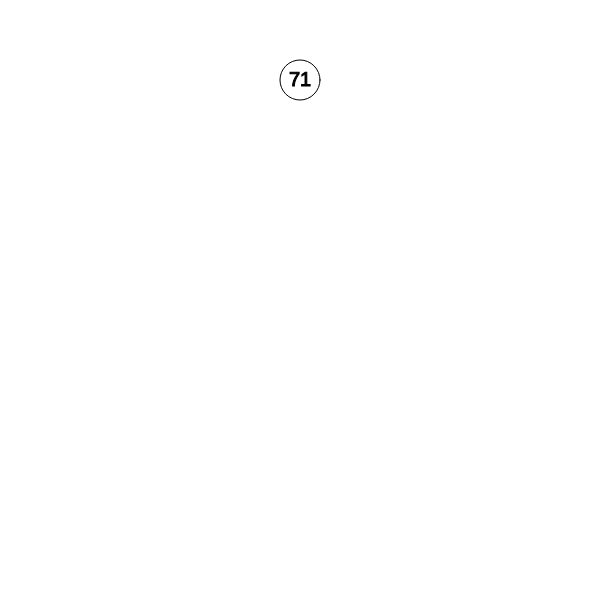
Frame 1 (no input)
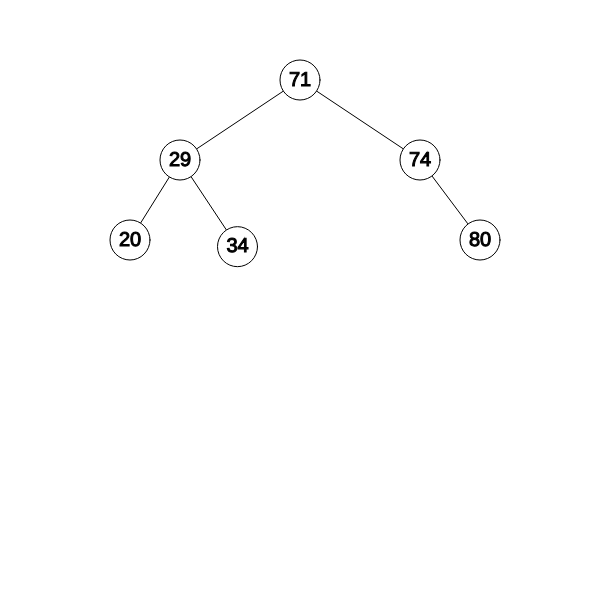
Frame 60 (no input)
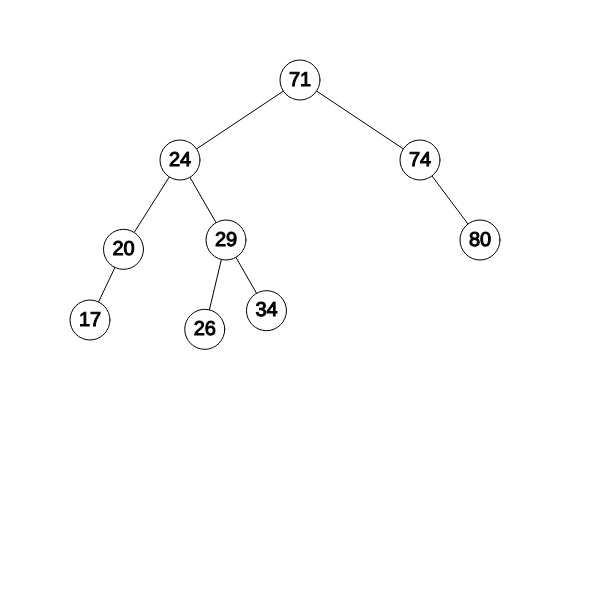
Frame 120 (the mouse pressed at the canvas centre since frame 60)

The p5.js sketch that drew these frames (run headless with seeded random() and noise() and a simulated clock; from frame 60 on, the mouse is pressed at the canvas centre):

// p5.js sketch
// ── sketch.js
let tree = null;
let size = 40;
let maxLevel = 5;
let n = Math.pow(2, maxLevel) - 1;
// let positions = new Array(Math.pow(2, maxLevel));
let shift = 3*size;
let positions = [];
let animationSteps = 60;

let treeValues = [];
let i = 0;

function calcPos(x, y, shift, i = 0) {
  if (i >= n) {
    return;
  }
  positions[i] = [x, y];
  calcPos(x - shift, y + 2*size, shift/2, 2*i + 1);
  calcPos(x + shift, y + 2*size, shift/2, 2*i + 2);
}

function setup() {
  createCanvas(600, 600);
  background(255, 255, 255);

  calcPos(width/2, 2*size, shift);

  fill(255);
  stroke(0, 0, 0);
  // for(let pos of positions)
  //   circle(pos[0], pos[1], size);
  
  tree = new Tree();
  let val;
  for (var i = 0; i < 12; i++) {
    val = floor(random(0, 100));
    treeValues[i] = val;
  }
  
  textAlign(CENTER, CENTER);
  textSize(20);
  // tree.calculatePositions(size);
  // tree.display(size);

  frameRate(60);

  print(positions)
  for (let i = 0; i < positions.length; i++) {
    fill(255);
    circle(positions[i][0], positions[i][1], size);
    fill(0);
    text(i, positions[i][0], positions[i][1]);
  }

}

let a = 1;

// treeValues = [50, 70, 80, 20, 30, 60]

function draw() {

  background(255);

  // for (let i = 0; i < positions.length; i++) {
  //   fill(255);
  //   circle(positions[i][0], positions[i][1], size);
  //   fill(0);
  //   text(i, positions[i][0], positions[i][1]);
  // }
     
  if (a == 1) {
    if(i < treeValues.length)
      tree.addNode(treeValues[i++]);
  }
  tree.traverse()
  a = tree.update();
  tree.display(size);
}

// ── node.js
class Tree {
    constructor()
    { this.root = null; }
    
    addNode(value, pos = 0) {
        if (this.root == null)
        this.root = new Node(value, pos);
        else
        this.root.addValue(value);
    }
    traverse()
    { 
        // print("Traverse")
        this.root.traverse(); 
    }
    
    display(size)
    { this.root.display(size); }
    
    calculatePositions(size) {
        this.root.calculatePositions(width / 2, size *2, size * 3, size);
    }

    update() {
        return this.root.update();
    }
}

class Node {
    constructor(value, pos) {
        this.value = value;
        this.pos = pos;

        this.left = null;
        this.right = null;
        this.x = positions[pos][0];
        this.y = positions[pos][1];
        this.vx = 0;
        this.vy = 0;
        
        this.height = 0;
    }

    update() {
        this.x += this.vx;
        this.y += this.vy;

        // print("UPDATE", this.value, positions[this.pos][0] - this.x, positions[this.pos][1] - this.y)

        if(abs(this.x - positions[this.pos][0]) <= 0.005 && abs(this.y - positions[this.pos][1]) <= 0.005 ) {
            this.vx = 0;
            this.vy = 0;
        }

        let a = 1;
        let b = 1;

        if(this.left != null) {
            a = this.left.update();
        }
        if(this.right != null) {
            b = this.right.update();
        }

        return this.vx == 0 && this.vy == 0 && a && b
    }
    
    addValue(value, pos = 0) {
        if (value < this.value) {
            if (this.left == null)
                this.left = new Node(value, 2*pos + 1);
            else
                this.left.addValue(value, 2*pos + 1);
        }
        else {
            if (this.right == null)
                this.right = new Node(value, 2*pos + 2);
            else
                this.right.addValue(value, 2*pos + 2);
        }
        
        let delta = this.heightDifference();
        if(delta > 1) {
            delta = this.left.heightDifference();
            
            if(delta > 0) {
                this.LeftFix();
            }
            else {
                this.LeftRightFix();
            }
        }
        
        if(delta < -1) {
            delta = this.right.heightDifference();
            
            if(delta < 0)
                this.RightFix();
            else
                this.RightLeftFix();
        }
        
        this.updateHeight();
    }

    updatePosition(new_position) {
        this.pos = new_position;
        // print(this.pos, this.value, [this.x, this.y], positions[this.pos]);

        let target_pos = positions[this.pos];

        this.vx = (target_pos[0] - this.x) / animationSteps;
        this.vy = (target_pos[1] - this.y) / animationSteps;

        if (this.left != null) {
            this.left.updatePosition(2*new_position + 1);
        }    
        if (this.right != null) {
            this.right.updatePosition(2*new_position + 2);
        }
    }

    updateHeight() {
        let height = -1;
        
        if (this.left != null)
        height = max(height, this.left.height);
        if (this.right != null)
        height = max(height, this.right.height);
        
        this.height = 1 + height;
    }
    
    heightDifference() {
        let delta = 0;
        
        if (this.left == null)
        delta += (-1);
        else
        delta += this.left.height;
        
        if (this.right == null)
        delta -= (-1);
        else
        delta -= this.right.height;
        
        return delta;
    }
    
    LeftFix() {
        let temp = this.value;
        this.value = this.left.value;
        this.left.value = temp;
        
        let y = this;
        let x = this.left;
        
        y.left = x.left;
        x.left = x.right;
        x.right = y.right;
        y.right = x;
        
        x.updateHeight();
        y.updateHeight();

        if(y.left != null) {
            y.left.updatePosition(2*y.pos + 1);
        }
        if(y.right != null) {
            y.right.updatePosition(2*y.pos + 2);
        }
    }
    
    LeftRightFix() {
        this.left.RightFix();
        this.LeftFix();
    }
    
    RightFix() {
        let temp = this.value;
        this.value = this.right.value;
        this.right.value = temp;
        
        let y = this;
        let x = this.right;
        
        y.right = x.right;
        x.right = x.left;
        x.left = y.left;
        y.left = x;
        
        x.updateHeight();
        y.updateHeight();

        // print("Moving: " + this.pos)
        if(y.left != null) {
            // print(2*y.pos + 1)
            y.left.updatePosition(2*y.pos + 1);
        }
        if(y.right != null) {
            // print(2*this.pos + 2)
            y.right.updatePosition(2*y.pos + 2);
        }
    }
    RightLeftFix() {
        this.right.LeftFix();
        this.RightFix();
    }
    
    traverse() {
        if (this.left != null)
        this.left.traverse();
        
        // print(this.value, this.pos);
        
        if (this.right != null)
        this.right.traverse();
    }
    
    // display(x, y, shift, size) {
    //     if (this.left != null) {
    //         line(x, y, x - shift/2, y + 2*size);
    //         this.left.display(x - shift, y + 2*size, shift/2, size);
    //     }
    // if (this.right != null) {
    //     line(x, y, x + shift, y + 2*size);
    //     this.right.display(x + shift, y + 2*size, shift/2, size);
    // }
    //     fill(255);
    //     circle(x, y, size);
    //     fill(0);
    //     text(this.value, x, y);
    // }
    
    calculatePositions(x, y, shift, size) {
        this.x = x;
        this.y = y;
        
        if (this.left != null) {
            this.left.calculatePositions(x - shift, y + 2*size, shift/2, size);
        }
        if (this.right != null) {
            this.right.calculatePositions(x + shift, y + 2*size, shift/2, size);
        }
    }
    
    display(size) {
        if (this.left != null) {
            line(this.x, this.y, this.left.x, this.left.y);
            this.left.display(size);
        }
        if (this.right != null) {
            line(this.x, this.y, this.right.x, this.right.y);
            this.right.display(size);
        }
        fill(255);
        circle(this.x, this.y, size);
        fill(0);
        text(this.value, this.x, this.y);
    }
}
